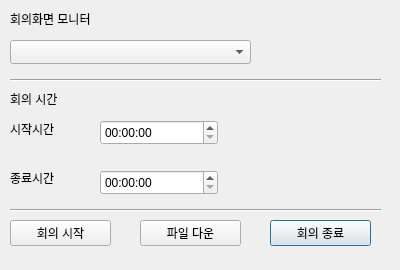
<?xml version="1.0" encoding="UTF-8"?>
<ui version="4.0">
 <class>Dialog</class>
 <widget class="QDialog" name="Dialog">
  <property name="geometry">
   <rect>
    <x>0</x>
    <y>0</y>
    <width>400</width>
    <height>270</height>
   </rect>
  </property>
  <property name="windowTitle">
   <string>Dialog</string>
  </property>
  <widget class="QComboBox" name="monitor_selector">
   <property name="geometry">
    <rect>
     <x>10</x>
     <y>40</y>
     <width>241</width>
     <height>24</height>
    </rect>
   </property>
  </widget>
  <widget class="QLabel" name="label">
   <property name="geometry">
    <rect>
     <x>10</x>
     <y>10</y>
     <width>181</width>
     <height>18</height>
    </rect>
   </property>
   <property name="text">
    <string>회의화면 모니터</string>
   </property>
  </widget>
  <widget class="Line" name="line">
   <property name="geometry">
    <rect>
     <x>10</x>
     <y>70</y>
     <width>371</width>
     <height>20</height>
    </rect>
   </property>
   <property name="orientation">
    <enum>Qt::Horizontal</enum>
   </property>
  </widget>
  <widget class="QLabel" name="label_2">
   <property name="geometry">
    <rect>
     <x>10</x>
     <y>90</y>
     <width>91</width>
     <height>18</height>
    </rect>
   </property>
   <property name="text">
    <string>회의 시간</string>
   </property>
  </widget>
  <widget class="QTimeEdit" name="meeting_start_time">
   <property name="geometry">
    <rect>
     <x>100</x>
     <y>120</y>
     <width>118</width>
     <height>25</height>
    </rect>
   </property>
  </widget>
  <widget class="QTimeEdit" name="meeting_end_time">
   <property name="geometry">
    <rect>
     <x>100</x>
     <y>170</y>
     <width>118</width>
     <height>25</height>
    </rect>
   </property>
  </widget>
  <widget class="QLabel" name="label_3">
   <property name="geometry">
    <rect>
     <x>10</x>
     <y>120</y>
     <width>77</width>
     <height>18</height>
    </rect>
   </property>
   <property name="text">
    <string>시작시간</string>
   </property>
  </widget>
  <widget class="QLabel" name="label_4">
   <property name="geometry">
    <rect>
     <x>10</x>
     <y>170</y>
     <width>77</width>
     <height>16</height>
    </rect>
   </property>
   <property name="text">
    <string>종료시간</string>
   </property>
  </widget>
  <widget class="Line" name="line_2">
   <property name="geometry">
    <rect>
     <x>10</x>
     <y>200</y>
     <width>371</width>
     <height>20</height>
    </rect>
   </property>
   <property name="orientation">
    <enum>Qt::Horizontal</enum>
   </property>
  </widget>
  <widget class="QPushButton" name="end_meeting">
   <property name="geometry">
    <rect>
     <x>270</x>
     <y>220</y>
     <width>101</width>
     <height>26</height>
    </rect>
   </property>
   <property name="text">
    <string>회의 종료</string>
   </property>
  </widget>
  <widget class="QPushButton" name="start_meeting">
   <property name="geometry">
    <rect>
     <x>10</x>
     <y>220</y>
     <width>101</width>
     <height>26</height>
    </rect>
   </property>
   <property name="text">
    <string>회의 시작</string>
   </property>
  </widget>
  <widget class="QPushButton" name="excel_download">
   <property name="geometry">
    <rect>
     <x>140</x>
     <y>220</y>
     <width>101</width>
     <height>26</height>
    </rect>
   </property>
   <property name="text">
    <string>파일 다운</string>
   </property>
  </widget>
 </widget>
 <resources/>
 <connections/>
</ui>
